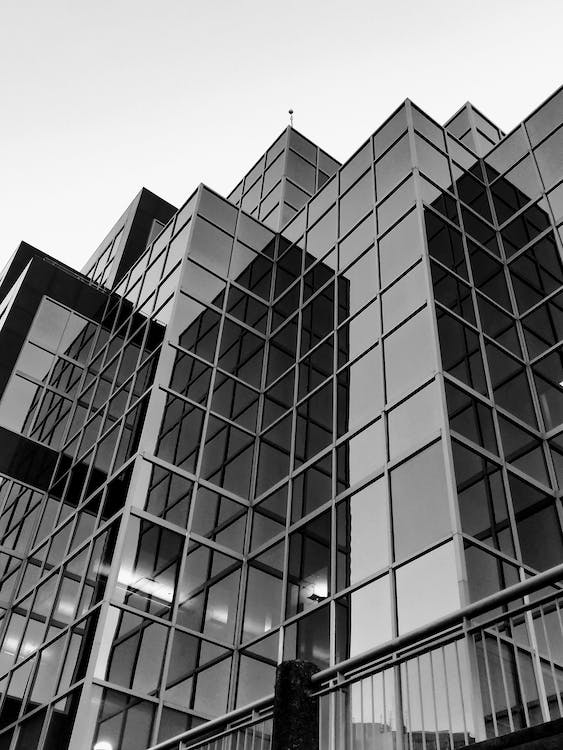
#> input picture data/building.jpeg, 563 x 750 px
$ jupyter execute --allow-errors 01.ipynb
#> lines starting #> are read from the running program, lines starting #| are printed output that depends on the picture; after the words box and inside, x2 and y2 are one past the last pixel; in counts of white or black regions, pixels touching at a corner belong together
# Importación de librerías

<a href="https://colab.research.google.com/github/ramajoballester/UC3M-PIC/blob/main/notebooks/01.ipynb" target="_parent"></a>

[cell 1]
# Ejecutar esta celda ÚNICAMENTE si se está trabajando en GOOGLE COLAB

if 'google.colab' in str(get_ipython()):
    import os
    ! git clone https://github.com/ramajoballester/UC3M-PIC.git
    ! pip install uc3m-pic
    os.chdir('UC3M-PIC')
    os.chdir('notebooks')
    print('UC3M-PIC instalado en Colab')
else:
    print('Ejecutando en local')

[cell 2]
import os
import cv2
import uc3m_pic
import torchvision

import numpy as np
import matplotlib.pyplot as plt

from matplotlib.colors import hsv_to_rgb
from torchvision.io import ImageReadMode

import matplotlib_inline
matplotlib_inline.backend_inline.set_matplotlib_formats('svg')

# Entrada y salida de imagen

[cell 3]
# Leer imagen en escala de grises
img_bw_path = os.path.join('..', 'data', 'cat.jpeg')
img_color_path = os.path.join('..', 'data', 'beach.jpeg')
#> (the rest of this cell did not finish here and is left out)

#> (a cell that did not finish here is left out)

#> (a cell that did not finish here is left out)

#> (a cell that did not finish here is left out)

#> (a cell that did not finish here is left out)

# Manipulación de imágenes

## Histograma

#> (a cell that did not finish here is left out)

#> (a cell that did not finish here is left out)

## Histogram equalization

#> (a cell that did not finish here is left out)

#> (a cell that did not finish here is left out)

#> (a cell that did not finish here is left out)

#> (a cell that did not finish here is left out)

#> (a cell that did not finish here is left out)

# Espacios de color

## RGB

[cell 15]
# Crear una imagen de 3x640x1280 con 3 canales. Cada canal es un linspace de 0 a 255.
# El canal rojo es de 0 a 255, el canal verde es de 0 a 255 y luego de vuelta a 0, el canal azul es de 255 a 0
img = np.zeros((3, 640, 1280))
img[0] = np.linspace(0, 255, 1280)
img[1] = np.concatenate((np.linspace(0, 255, 640), np.linspace(255, 0, 640)))
img[2] = np.linspace(255, 0, 1280)

[cell 16]
# Mostrar la imagen
plt.imshow(np.moveaxis(img, 0, -1).astype(np.uint8))
plt.show()
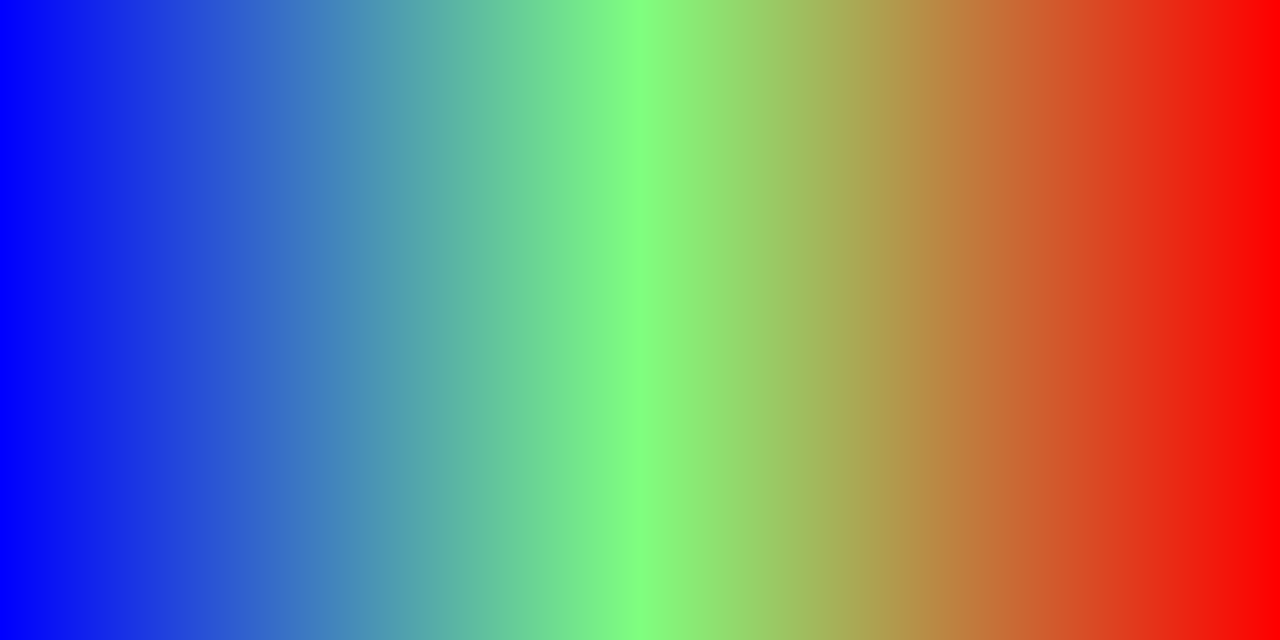
#> shown: shape (640, 1280, 3); mean R, G, B 127, 127, 127

[cell 17]
# Graficar cada canal en un subplot

fig, ax = plt.subplots(1, 3, figsize=(15, 5))

ax[0].imshow(img[0], cmap='Reds')
ax[0].set_title('Red channel')

ax[1].imshow(img[1], cmap='Greens')
ax[1].set_title('Green channel')

ax[2].imshow(img[2], cmap='Blues')
ax[2].set_title('Blue channel')

plt.show()
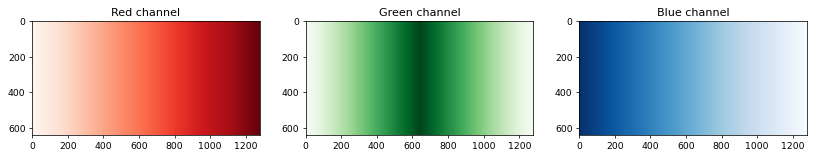
#> figure drawn by matplotlib, 3 panels

## HSV

[cell 18]
# Crear una imagen de 3x640x1280 con 3 canales HSV. El canal de matiz es un
# linspace de 0 a 255. Los canales de saturación y valor son 255.

img_hsv = np.ones((3, 640, 1280), dtype=np.uint8) * 255
img_hsv[0] = np.linspace(0, 255, 1280)

# El canal de saturación es un linspace de 0 a 255 en la mitad superior de la
# imagen (primeras filas) y 255 en la mitad inferior
sat_channel = np.linspace(0, 255, 320)
sat_channel = np.expand_dims(sat_channel, axis=1)
sat_channel = np.repeat(sat_channel, 1280, axis=1)
img_hsv[1, :320] = sat_channel

value_channel = np.linspace(255, 0, 320)
value_channel = np.expand_dims(value_channel, axis=1)
value_channel = np.repeat(value_channel, 1280, axis=1)
img_hsv[2, 320:] = value_channel

# Convertir la imagen HSV a RGB
img_rgb = hsv_to_rgb(np.moveaxis(img_hsv, 0, -1) / 255)
img_rgb = np.moveaxis(img_rgb, -1, 0)

[cell 19]
# Mostrar la imagen
plt.imshow(np.moveaxis(img_rgb, 0, -1))
plt.show()
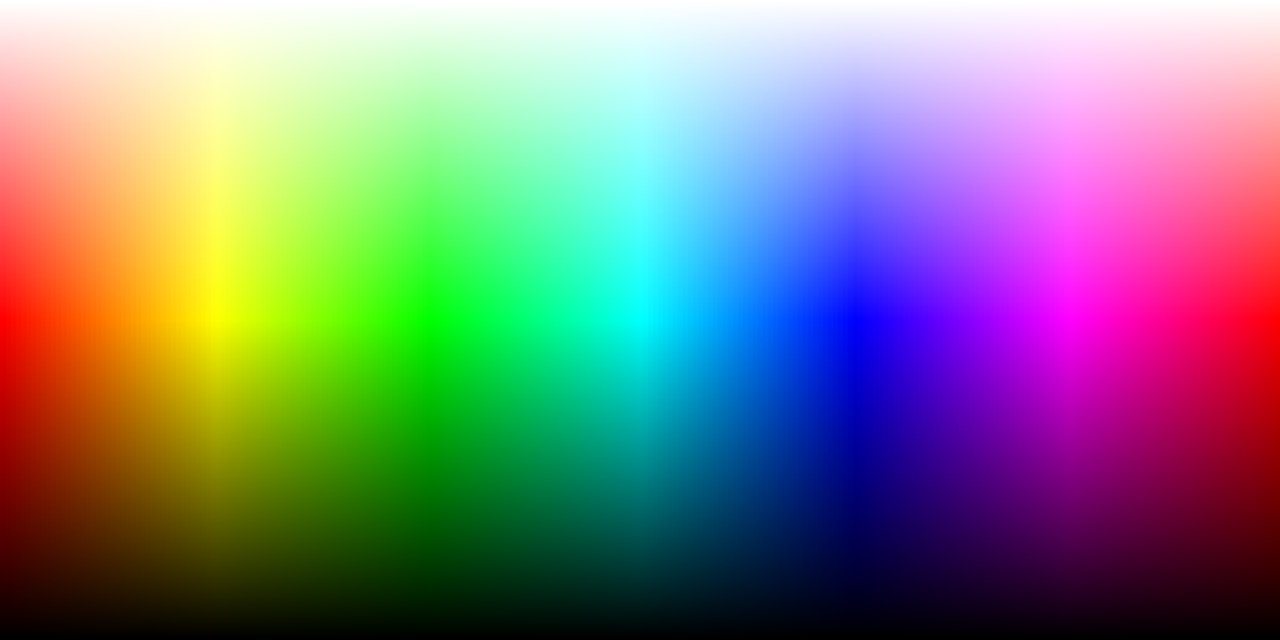
#> shown: shape (640, 1280, 3) float64; mean R, G, B 0.5, 0.5, 0.5

[cell 20]
# Graficar cada canal en un subplot

fig, ax = plt.subplots(1, 3, figsize=(15, 5))

ax[0].imshow(img_rgb[0], cmap='Reds')
ax[0].set_title('Red channel')

ax[1].imshow(img_rgb[1], cmap='Greens')
ax[1].set_title('Green channel')

ax[2].imshow(img_rgb[2], cmap='Blues')
ax[2].set_title('Blue channel')

plt.show()
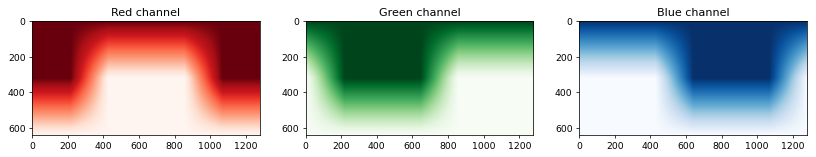
#> figure drawn by matplotlib, 3 panels

[cell 21]
# Graficar cada canal en un subplot

fig, ax = plt.subplots(1, 3, figsize=(15, 5))

ax[0].imshow(img_hsv[0], cmap='hsv')
ax[0].set_title('Hue channel')

ax[1].imshow(img_hsv[1], cmap='Greys')
ax[1].set_title('Saturation channel')

ax[2].imshow(img_hsv[2], cmap='Greys')
ax[2].set_title('Value channel')

plt.show()
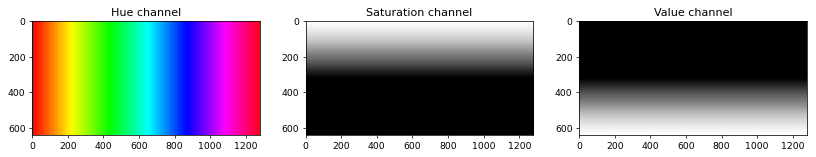
#> figure drawn by matplotlib, 3 panels

# Detección de bordes

[cell 22]
import cv2

[cell 23]
img_path = os.path.join('..', 'data', 'building.jpeg')
# Leer imagen en escala de grises
img = cv2.imread(img_path)
#> img is the input picture: shape (750, 563, 3); min 0, max 255, mean 123.7

img = img[100:400]
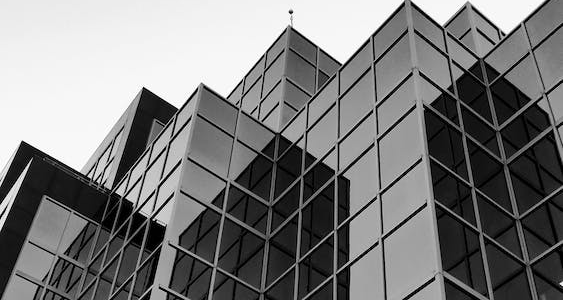
#> img: shape (300, 563, 3); min 0, max 255, mean 122.7

[cell 24]
img.shape
#> Out = (300, 563, 3)

[cell 25]
plt.imshow(img)
plt.show()

## Detector Canny

[cell 26]
# Detectar bordes con Canny
borders_canny = cv2.Canny(img, 100, 200)
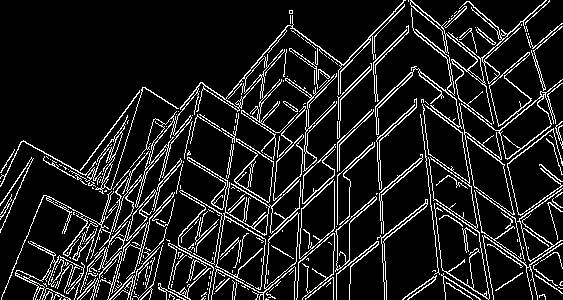
#> borders_canny: shape (300, 563); 11.7% white in thin lines or dots
plt.imshow(borders_canny, cmap='gray')
plt.show()

## Cálculo de la derivada (Sobel)

[cell 27]
# Detectar bordes con filtro Sobel
borders_sobel = cv2.Sobel(img, ddepth=0, dx=1, dy=0, ksize=3)
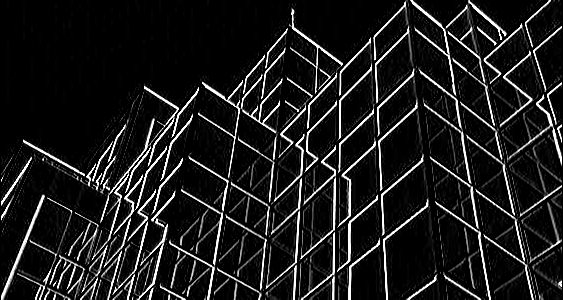
#> borders_sobel: shape (300, 563, 3); min 0, max 255, mean 27.9
plt.imshow(borders_sobel, cmap='gray')
plt.show()

## Transformada de Hough

[cell 28]
img_lines = img.copy()
lines = cv2.HoughLinesP(borders_canny, 1, np.pi/180, 100, minLineLength=50, maxLineGap=10)
#> lines = 59 rows, first 6: [210, 265, 416, 66], [294, 142, 424, 12], [482, 57, 537, 296], [455, 80, 493, 296], [243, 169, 368, 39], [303, 136, 412, 27]

for line in lines:
    x1, y1, x2, y2 = line[0]
    cv2.line(img_lines, (x1, y1), (x2, y2), (0, 255, 0), 2)
#> this loop made 59 passes
#> (x1, y1, x2, y2) on passes 1 to 12: (210, 265, 416, 66), (294, 142, 424, 12), (482, 57, 537, 296), (455, 80, 493, 296), (243, 169, 368, 39), (303, 136, 412, 27), (265, 243, 416, 102), (256, 299, 428, 150), (322, 161, 418, 68), (113, 299, 169, 243), (421, 99, 445, 296), (297, 297, 308, 93)
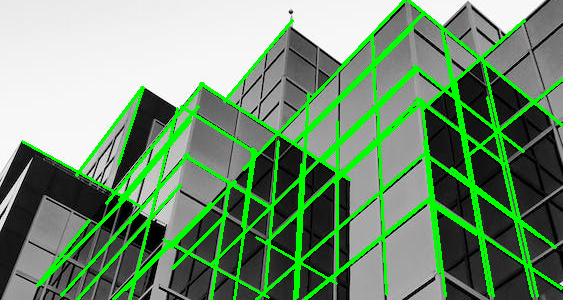
#> img_lines: shape (300, 563, 3); 13.7% of pixels changed, all inside (x1, y1, x2, y2) = (21, 0, 563, 300)

plt.imshow(img_lines, cmap='gray')
plt.show()

# Detección de movimiento

## Flujo óptico Lucas-Kanade

[cell 29]
imgs = []
for i in range(1, 6):
    img = cv2.imread(os.path.join('..', 'data', f'square0{i}.png'))
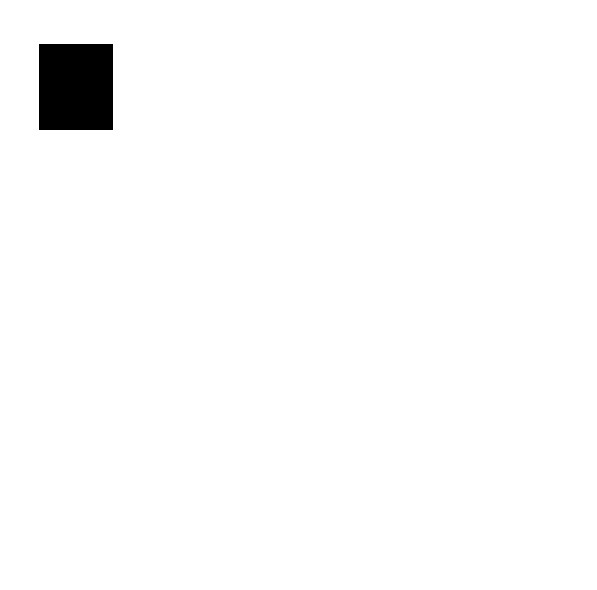
#> input picture data/square01.png, 597 x 590 px
#> img is the input picture: shape (590, 597, 3); 98.2% white; 1 black region, box (x1, y1, x2, y2) and area: (39, 44, 113, 130) 6364
    imgs.append(img)
#> (the rest of this cell did not finish here and is left out)
